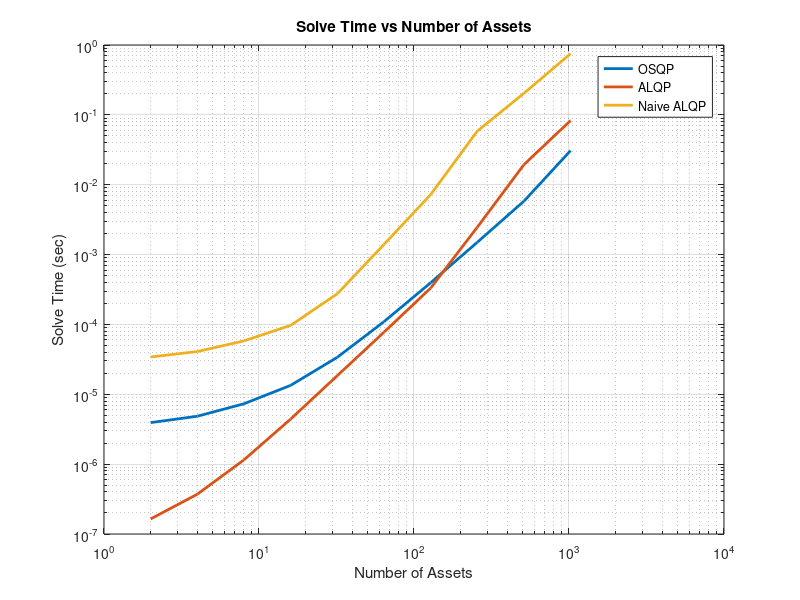

The MATLAB source for this figure:
clear;clc;close all
n_list = [2, 4, 8, 16, 32, 64, 128, 256, 512, 1024];
osqp = [3.93125e-6, 4.850285714285715e-6, 7.317e-6, 1.342e-5, 3.385e-5, 0.00010952, 0.000394529, 0.001499322, 0.005815006, 0.030798397];
alqp = [1.6426857887874838e-7, 3.711116504854369e-7, 1.1514000000000001e-6, 4.416571428571428e-6, 1.8482e-5, 7.7334e-5, 0.000331087, 0.002462649, 0.019389739, 0.082974987];
naive_alqp = [3.4177e-5, 4.0897e-5, 5.8164e-5, 9.6879e-5, 0.00027465, 0.001395482, 0.007213461, 0.058447229, 0.203651271, 0.75200751];


loglog(n_list, osqp, 'LineWidth',2)
hold on
loglog(n_list, alqp, 'LineWidth',2)
loglog(n_list, naive_alqp, 'LineWidth',2)

xlabel('Number of Assets')
ylabel('Solve Time (sec)')
legend('OSQP', 'ALQP', 'Naive ALQP', 'Location','best')
title('Solve Time vs Number of Assets')
grid on